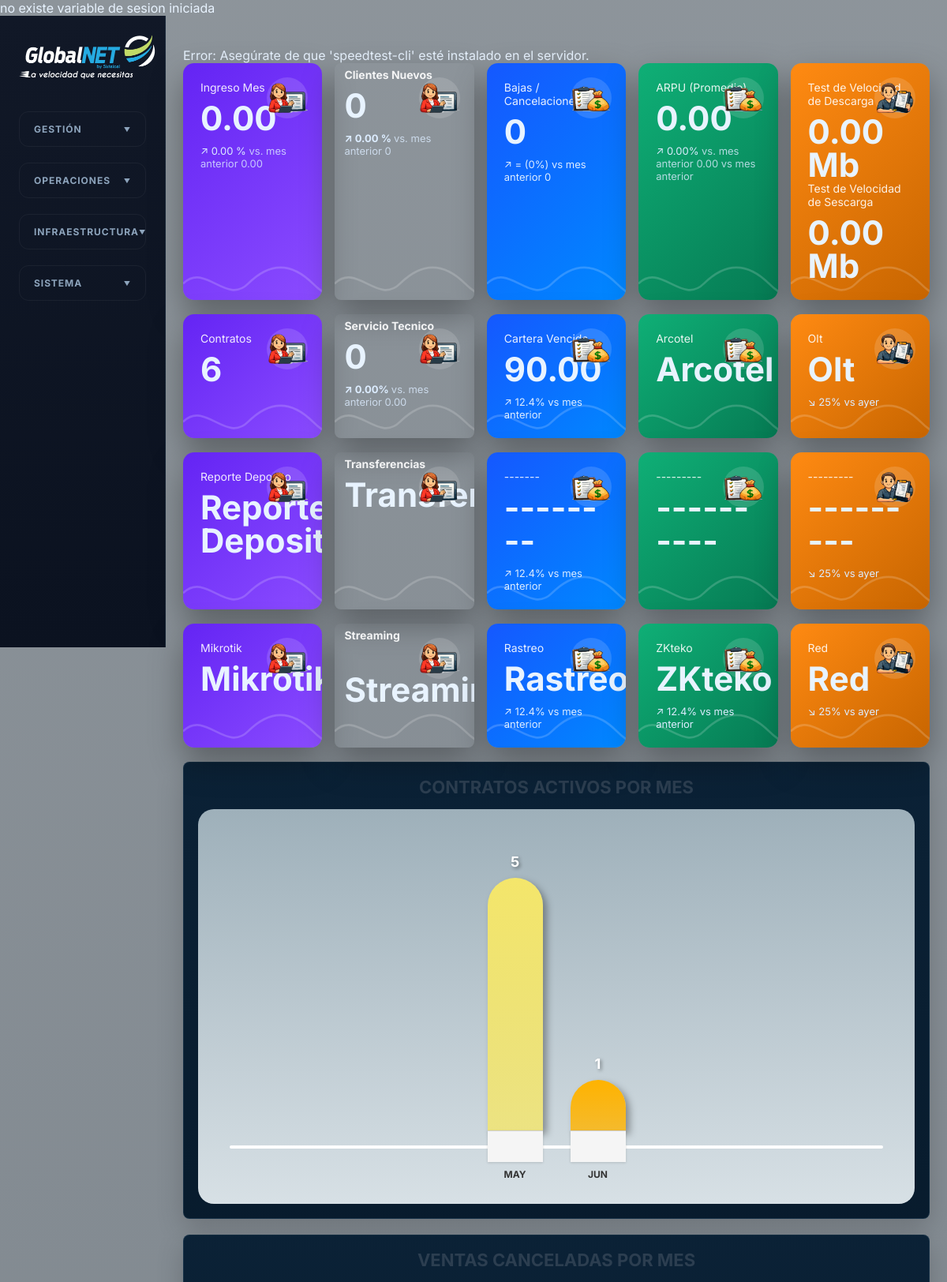
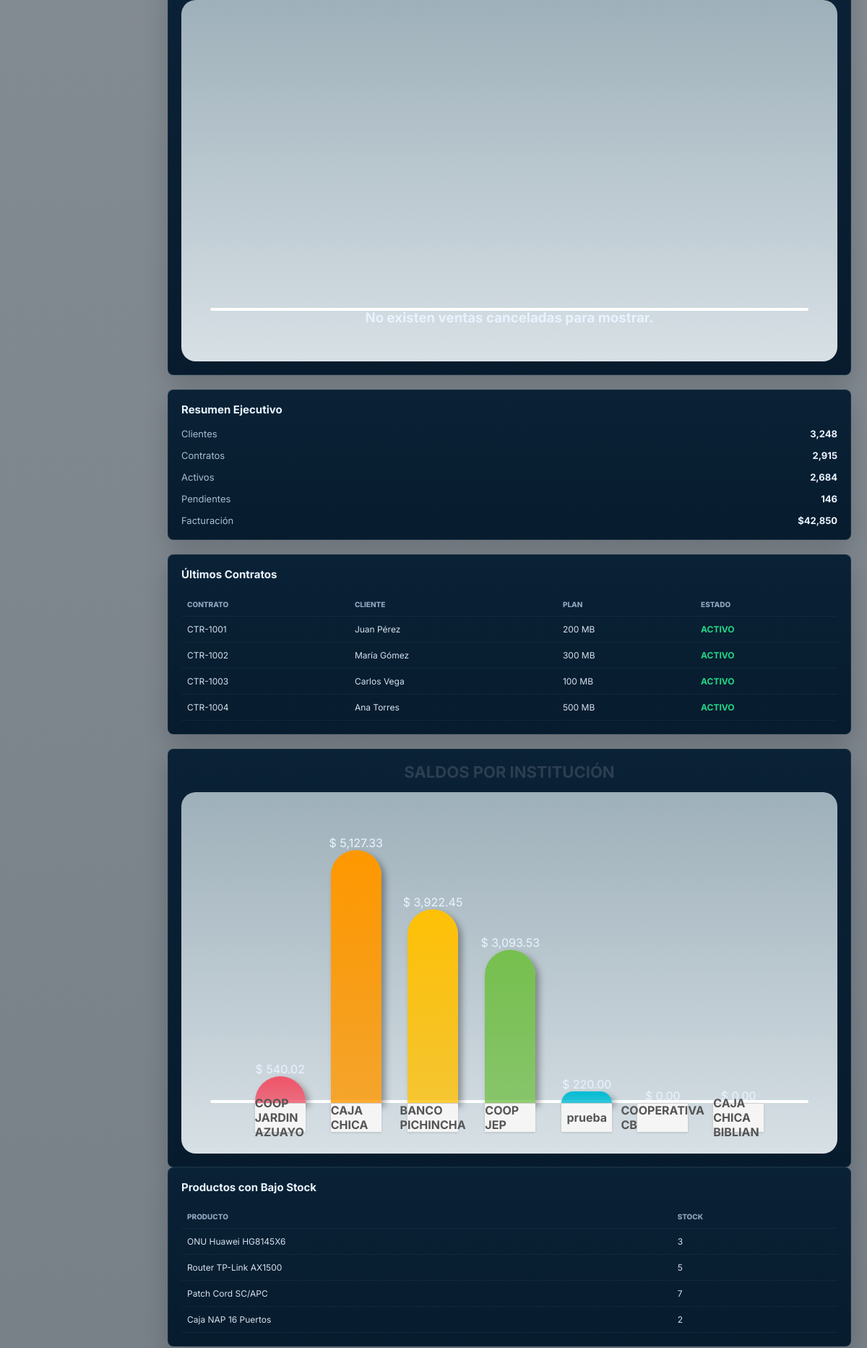
Screenshot of /reportes/index.php (upper part) with the database file from the repository (2 pictures, top to bottom).
### tables this page shows
CREATE TABLE `cuentas` (
  `numero` varchar(255) NOT NULL DEFAULT 'Sin_asignar',
  `institucion` varchar(255) NOT NULL DEFAULT 'Sin_Asignar',
  `saldo` varchar(255) NOT NULL DEFAULT '0',
  `id` varchar(255) NOT NULL DEFAULT 'Sin_asignar',
  `responsable` varchar(255) NOT NULL DEFAULT 'Sin_asignar',
  `unico` int NOT NULL AUTO_INCREMENT,
  PRIMARY KEY (`unico`)
);

### reportes/index.php (the view, shortened to what the rows shown need)
<!DOCTYPE html>
<html lang="es">
<head>
<?php
require('../conectar.php');
	?>
  <link rel="stylesheet" href="../css/styles.css" />
</head>
<body>
  <div class="app-shell">
    <main class="content">
	<div class="isp-dashboard">
        <br>
        <br>
        <div class="panel summary-panel">
            <div class="panel-head">
                <h2>Resumen Ejecutivo</h2>
            </div>
        </div>
    <br>
        <div class="panel two">
            <div class="panel-head">
                <h2>Últimos Contratos</h2>
            </div>
            <div class="table-scroll">
                <table>
                    <tr>
                        <th>Contrato</th>
                        <th>Cliente</th>
                        <th>Plan</th>
                        <th>Estado</th>
                    </tr>
                </table>
            </div>
        </div>
        <br>
        <div class="panel two">
            <?php
$datos = [];
$maximo = 0;
$sql = "
SELECT
    institucion,
    saldo
FROM cuentas
ORDER BY saldo DESC
";
$result = $conn->query($sql);
if($result){
    while($row = $result->fetch_assoc())
    {
        $datos[] = $row;
        if($row['saldo'] > $maximo)
        {
            $maximo = $row['saldo'];
        }
    }
}
?>
<div class="grafica-contenedor">
    <?php
    if(empty($datos))
    {
        echo "<h3>No existen cuentas para mostrar.</h3>";
    }
    else
    {
        $colores = [
            "#F05368",
            "#FF9800",
            "#FFC107",
            "#76C04E",
            "#00BCD4",
            "#9C27B0",
            "#3F51B5",
            "#8BC34A",
            "#E91E63",
            "#FF5722",
            "#607D8B",
            "#795548"
        ];
        foreach($datos as $i => $fila)
        {
            $altura = ($maximo > 0)
                ? (($fila['saldo'] / $maximo) * 350)
                : 20;
            echo '
            <div class="barra-item">
                <div class="valor">
                    $ '.number_format($fila['saldo'],2).'
                </div>
                <div class="barra"
                    style="
                        height:'.$altura.'px;
                        background:linear-gradient(
                            to bottom,
                            '.$colores[$i % count($colores)].',
                            '.$colores[$i % count($colores)].'CC
                        );
                    ">
                </div>
                <div class="base">
                    '.htmlspecialchars($fila['institucion']).'
                </div>
            </div>';
        }
    }
    ?>
</div>
        </div>
        <div class="panel two">
            <div class="panel-head">
                <h2>Productos con Bajo Stock</h2>
            </div>
            <table>
                <tr>
                    <th>Producto</th>
                    <th>Stock</th>
                </tr>
            </table>
        </div>
        <br>
</div>
		</main>
  </div>
</body>
</html>

### rows the page displays
cuentas: saldo "540.02", $altura 36.86265561218 (drawn), institucion "COOP JARDIN AZUAYO"
cuentas: saldo "5,127.33", institucion "CAJA CHICA"
cuentas: saldo "3,922.45", $altura 267.75290453316 (drawn), institucion "BANCO PICHINCHA"
cuentas: saldo "3,093.53", $altura 211.1694585681 (drawn), institucion "COOP JEP"
cuentas: saldo "220.00", $altura 15.017562747083 (drawn), institucion "prueba"
cuentas: saldo "0.00", institucion "COOPERATIVA CB"
cuentas: saldo "0.00", institucion "CAJA CHICA BIBLIAN"

### other values shown
$total_actual "0.00"
$porcentaje "0.00"
$total_anterior "0.00"
$nuevos_actual "0"
$porcentajec "0.00"
$nuevos_anterior "0"
$suspendidos_actual "0"
$suspendidos_anterior "0"
$arpu_actual "0.00"
$porcentajea "0.00"
$arpu_anterior "0.00"
$bajada "0.00"
$subida "0.00"
$totalcontratos "6"
$servicios_actual "0"
